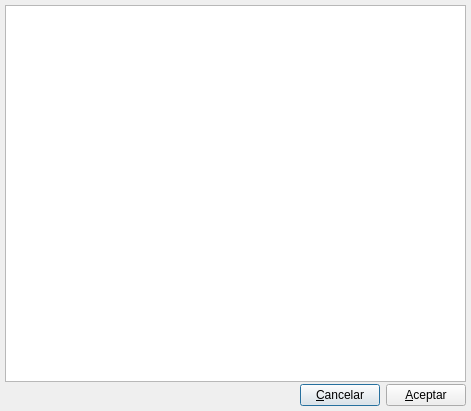
<ui version="4.0" >
 <author>Tomeu Borrás Riera</author>
 <comment></comment>
 <exportmacro></exportmacro>
 <class>ListSerieFacturaBase</class>
 <widget class="QDialog" name="ListSerieFacturaBase" >
  <property name="geometry" >
   <rect>
    <x>0</x>
    <y>0</y>
    <width>471</width>
    <height>411</height>
   </rect>
  </property>
  <property name="windowTitle" >
   <string>Series Factura</string>
  </property>
  <layout class="QVBoxLayout" >
   <property name="margin" >
    <number>5</number>
   </property>
   <property name="spacing" >
    <number>2</number>
   </property>
   <item>
    <widget class="ListSerieFacturaSubForm" name="mui_listado" />
   </item>
   <item>
    <layout class="QHBoxLayout" >
     <property name="margin" >
      <number>0</number>
     </property>
     <property name="spacing" >
      <number>6</number>
     </property>
     <item>
      <spacer>
       <property name="orientation" >
        <enum>Qt::Horizontal</enum>
       </property>
       <property name="sizeHint" >
        <size>
         <width>581</width>
         <height>20</height>
        </size>
       </property>
      </spacer>
     </item>
     <item>
      <widget class="QPushButton" name="mui_cancelar" >
       <property name="text" >
        <string>&amp;Cancelar</string>
       </property>
      </widget>
     </item>
     <item>
      <widget class="QPushButton" name="mui_aceptar" >
       <property name="text" >
        <string>&amp;Aceptar</string>
       </property>
      </widget>
     </item>
    </layout>
   </item>
  </layout>
 </widget>
 <layoutdefault spacing="2" margin="6" />
 <pixmapfunction></pixmapfunction>
 <customwidgets>
  <customwidget>
   <class>ListSerieFacturaSubForm</class>
   <extends>QTableWidget</extends>
   <header>listseriefacturaview.h</header>
   <container>0</container>
   <pixmap></pixmap>
  </customwidget>
 </customwidgets>
 <resources>
  <include location="../../bulmages-recursos-graficos.qrc" />
 </resources>
 <connections>
  <connection>
   <sender>mui_cancelar</sender>
   <signal>clicked()</signal>
   <receiver>ListSerieFacturaBase</receiver>
   <slot>close()</slot>
   <hints>
    <hint type="sourcelabel" >
     <x>311</x>
     <y>563</y>
    </hint>
    <hint type="destinationlabel" >
     <x>6</x>
     <y>564</y>
    </hint>
   </hints>
  </connection>
 </connections>
</ui>
